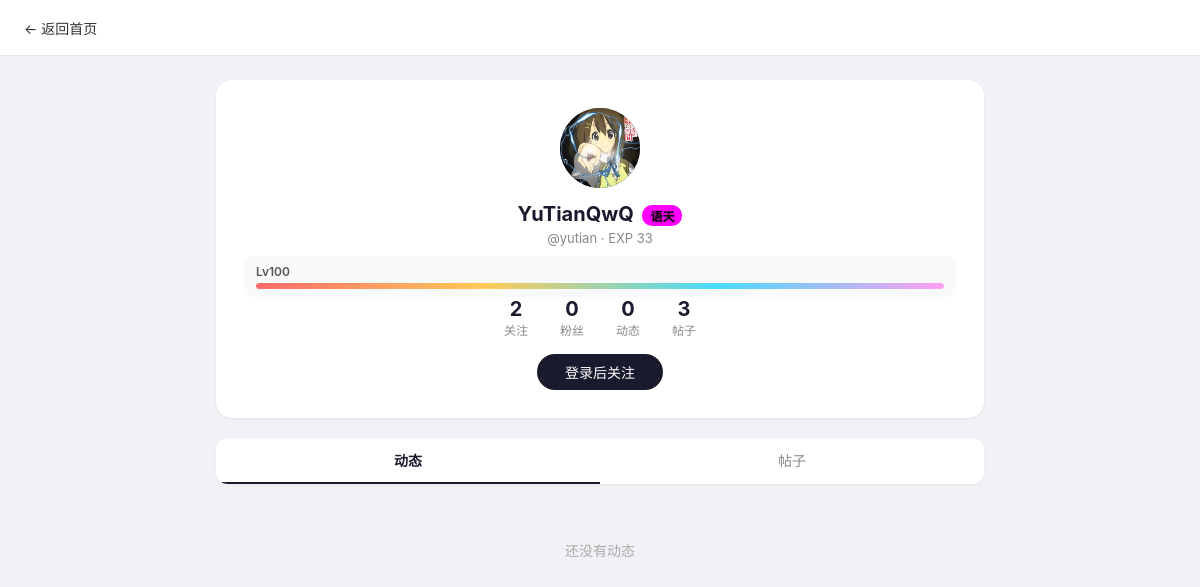
/user/2, run on the app's committed database.
### tables this page shows
CREATE TABLE users (
            id INTEGER PRIMARY KEY AUTOINCREMENT,
            username TEXT UNIQUE NOT NULL,
            nickname TEXT NOT NULL,
            password_hash TEXT NOT NULL,
            avatar TEXT DEFAULT '',
            bio TEXT DEFAULT '',
            is_admin INTEGER DEFAULT 0,
            created_at TEXT DEFAULT (datetime('now'))
        , level INTEGER DEFAULT 0, exp INTEGER DEFAULT 0, is_banned INTEGER DEFAULT 0);

CREATE TABLE tags (
    id INTEGER PRIMARY KEY AUTOINCREMENT,
    name TEXT NOT NULL UNIQUE,
    color TEXT DEFAULT '#888888',
    created_at TEXT DEFAULT CURRENT_TIMESTAMP
);

### app.py (the view)
@app.route('/user/<int:uid>')
def user_profile(uid):
    user = get_current_user()
    conn = get_db()
    profile = conn.execute("SELECT id, username, nickname, bio, avatar, is_admin, created_at, level, exp FROM users WHERE id=?", (uid,)).fetchone()
    if not profile:
        conn.close()
        return "用户不存在", 404
    profile = dict(profile)
    following_count = conn.execute("SELECT COUNT(*) FROM follows WHERE follower_id=?", (uid,)).fetchone()[0]
    follower_count = conn.execute("SELECT COUNT(*) FROM follows WHERE following_id=?", (uid,)).fetchone()[0]
    post_count = conn.execute("SELECT COUNT(*) FROM user_posts WHERE user_id=?", (uid,)).fetchone()[0]
    topic_count = conn.execute("SELECT COUNT(*) FROM topics WHERE user_id=?", (uid,)).fetchone()[0]
    posts = conn.execute("""
        SELECT up.*, u.nickname as author_nickname, u.avatar as author_avatar, u.level as author_level, u.is_admin as author_is_admin,
               (SELECT COUNT(*) FROM user_post_likes upl WHERE upl.post_id = up.id) as liked
        FROM user_posts up
        LEFT JOIN users u ON up.user_id = u.id
        WHERE up.user_id = ?
        ORDER BY up.created_at DESC
        LIMIT 30
    """, (uid,)).fetchall()
    topics = conn.execute("""
        SELECT t.id, t.title, t.board_id, t.reply_count, t.like_count, t.created_at,
               b.name as board_name, b.color as board_color, u.level as author_level
        FROM topics t
        LEFT JOIN boards b ON t.board_id = b.id
        LEFT JOIN users u ON t.user_id = u.id
        WHERE t.user_id = ?
        ORDER BY t.created_at DESC
        LIMIT 10
    """, (uid,)).fetchall()
    is_following = False
    if user and user['id'] != uid:
        row = conn.execute("SELECT 1 FROM follows WHERE follower_id=? AND following_id=?", (user['id'], uid)).fetchone()
        is_following = row is not None
    profile_tags = []
    for row in conn.execute('''
        SELECT t.id, t.name, t.color FROM tags t
        JOIN user_tags ut ON t.id = ut.tag_id
        WHERE ut.user_id = ?
    ''', (uid,)).fetchall():
        profile_tags.append({'id': row[0], 'name': row[1], 'color': row[2]})
    conn.close()
    return render_template('user_profile.html', profile=profile,
                           posts=list(posts), topics=list(topics),
                           following_count=following_count, follower_count=follower_count,
                           post_count=post_count, topic_count=topic_count,
                           is_following=is_following, user=user,
                           profile_tags=profile_tags)

### app.py (called while the page is built)
def get_db():
    conn = sqlite3.connect(DB_PATH, timeout=30)
    conn.execute("PRAGMA busy_timeout = 30000")
    conn.execute("PRAGMA journal_mode = WAL")
    conn.row_factory = sqlite3.Row
    return conn

def get_current_user():
    user_id = session.get('user_id')
    if not user_id:
        return None
    conn = get_db()
    user = conn.execute("SELECT id, username, nickname, avatar, bio, is_admin, level, exp, created_at FROM users WHERE id = ?", (user_id,)).fetchone()
    conn.close()
    return dict(user) if user else None

@app.context_processor
def inject_user():
    from flask import session, g
    user = get_current_user()
    return dict(user=user)

### templates/user_profile.html (shortened to what this page needs)
<!DOCTYPE html>
{% from "base.html" import level_badge %}
<html lang="zh">
<head>
</head>
<body>
<div class="header">
  <a href="/">← 返回首页</a>
</div>
<div class="container">
  <div class="profile-card">
    <div class="profile-avatar">
      {% if profile.avatar %}
      <img src="{{ profile.avatar }}" alt="">
      {% else %}
      {{ profile.nickname[0].upper() }}
      {% endif %}
    </div>
    <div class="profile-name">
      {{ profile.nickname }}
      {% if profile_tags %}
        {% for tag in profile_tags %}
        <span style="display:inline-flex;align-items:center;padding:2px 8px;background:{{ tag.color }};color:#000;font-size:12px;border-radius:10px;font-weight:600;margin-left:4px;text-shadow:0 1px 2px rgba(0,0,0,0.3)">{{ tag.name }}</span>
        {% endfor %}
      {% else %}
        {{ level_badge(profile.level or 0, 'sm', profile.is_admin) }}
      {% endif %}
    </div>
    <div class="profile-username">@{{ profile.username }}{% if profile.level is not none and profile.level > 0 %} · EXP {{ profile.exp or 0 }}{% endif %}</div>
    {% if profile.level is not none %}
    <div style="margin-top:8px;padding:8px 12px;background:#f8f9fa;border-radius:8px;text-align:left">
      <div style="display:flex;align-items:center;gap:6px;margin-bottom:4px">
        <span style="font-size:12px;font-weight:600;color:#555">Lv{{ profile.level or 0 }}</span>
      </div>
      <div style="height:6px;background:#e8e8e8;border-radius:3px;overflow:hidden">
        {% set lvl = profile.level or 0 %}
        {% if lvl >= 100 %}
        <div style="width:100%;height:100%;background:linear-gradient(90deg,#ff6b6b,#feca57,#48dbfb,#ff9ff3);border-radius:3px"></div>
        {% elif lvl >= 80 %}
        <div style="width:100%;height:100%;background:#e07a5f;border-radius:3px"></div>
        {% elif lvl >= 60 %}
        <div style="width:100%;height:100%;background:#9b5de5;border-radius:3px"></div>
        {% elif lvl >= 40 %}
        <div style="width:100%;height:100%;background:#457b9d;border-radius:3px"></div>
        {% elif lvl >= 20 %}
        <div style="width:100%;height:100%;background:#2a9d8f;border-radius:3px"></div>
        {% elif lvl >= 10 %}
        <div style="width:100%;height:100%;background:#f4a261;border-radius:3px"></div>
        {% else %}
        <div style="width:{{ (lvl/10*100)|int }}%;height:100%;background:#888;border-radius:3px"></div>
        {% endif %}
      </div>
    </div>
    {% endif %}
    <div class="profile-stats">
      <div class="stat"><div class="num">{{ following_count }}</div><div class="label">关注</div></div>
      <div class="stat"><div class="num">{{ follower_count }}</div><div class="label">粉丝</div></div>
      <div class="stat"><div class="num">{{ post_count }}</div><div class="label">动态</div></div>
      <div class="stat"><div class="num">{{ topic_count }}</div><div class="label">帖子</div></div>
    </div>
    {% if user and user.id != profile.id %}
    <button class="follow-btn {% if is_following %}following{% endif %}" id="followBtn" onclick="toggleFollow()">
      {{ '已关注' if is_following else '关注' }}
    </button>
    {% elif not user %}
    <a href="/login"><button class="follow-btn">登录后关注</button></a>
    {% endif %}
  </div>
  <div class="tabs">
    <div class="tab active" data-tab="posts">动态</div>
    <div class="tab" data-tab="topics">帖子</div>
  </div>
  <div class="tab-content active" id="tab-posts">
    {% if posts %}
    {% for p in posts %}
    <div class="post-card" id="post-{{ p.id }}">
      <div class="post-meta">
        <div class="post-author">
          <div class="post-avatar">{% if p.author_avatar %}<img src="{{ p.author_avatar }}" style="width:100%;height:100%;object-fit:cover;border-radius:50%">{% else %}{{ p.author_nickname[0].upper() if p.author_nickname else '?' }}{% endif %}</div>
          <div>
            <a class="post-author-name" href="/user/{{ p.user_id }}">{{ p.author_nickname or '匿名' }}</a>{{ level_badge(p.author_level or 0, 'xs', p.author_is_admin) }}
            <div class="post-time">{{ (p.created_at or '')[:16] }}</div>
          </div>
        </div>
        {% if user and (user.id == p.user_id or user.is_admin) %}
        <button class="btn btn-ghost" style="font-size:11px;color:#d93025" onclick="deletePost({{ p.id }})">删除</button>
        {% endif %}
      </div>
      <div class="post-content">{{ p.content }}</div>
      {% if p.media_url %}
      <div class="post-media">
        {% if p.media_type == 'video' %}
        <video src="{{ p.media_url }}" controls></video>
        {% else %}
        <img src="{{ p.media_url }}">
        {% endif %}
      </div>
      {% endif %}
      <div class="post-actions">
        <div class="post-action {% if p.i_liked %}liked{% endif %}" onclick="likePost({{ p.id }})">
          <svg class="action-icon" viewBox="0 0 24 24" fill="{% if p.i_liked %}#e74c3c{% else %}none{% endif %}" stroke="{% if p.i_liked %}#e74c3c{% else %}currentColor{% endif %}" stroke-width="2"><path d="M20.84 4.61a5.5 5.5 0 0 0-7.78 0L12 5.67l-1.06-1.06a5.5 5.5 0 0 0-7.78 7.78l1.06 1.06L12 21.23l7.78-7.78 1.06-1.06a5.5 5.5 0 0 0 0-7.78z"/></svg>
          <span id="like-count-{{ p.id }}">{{ p.like_count or 0 }}</span>
        </div>
      </div>
    </div>
    {% endfor %}
    {% else %}
    <div class="empty">还没有动态</div>
    {% endif %}
  </div>
</div>
</body>
</html>

### templates/user_profile.html (style rules this page uses)
* { box-sizing: border-box; margin: 0; padding: 0; }
body { font-family: -apple-system, BlinkMacSystemFont, 'Segoe UI', sans-serif; background: #f0f2f5; min-height: 100vh; }
.header { background: #fff; border-bottom: 1px solid #e8e8e8; padding: 0 24px; height: 56px; display: flex; align-items: center; justify-content: space-between; }
.header a { color: #333; text-decoration: none; font-size: 14px; }
.container { max-width: 800px; margin: 0 auto; padding: 24px 16px; }
.profile-card { background: #fff; border-radius: 16px; padding: 28px; margin-bottom: 20px; box-shadow: 0 1px 3px rgba(0,0,0,.07); text-align: center; }
.profile-avatar { width: 80px; height: 80px; border-radius: 50%; background: #1a1a2e; color: #fff; display: flex; align-items: center; justify-content: center; font-size: 32px; font-weight: 700; margin: 0 auto 14px; overflow: hidden; }
.profile-avatar img { width: 100%; height: 100%; object-fit: cover; }
.profile-name { font-size: 20px; font-weight: 700; color: #1a1a2e; margin-bottom: 4px; }
.profile-username { font-size: 13px; color: #888; margin-bottom: 10px; }
.profile-stats { display: flex; justify-content: center; gap: 32px; margin-bottom: 16px; }
.stat { text-align: center; }
.stat .num { font-size: 20px; font-weight: 700; color: #1a1a2e; }
.stat .label { font-size: 12px; color: #888; }
.follow-btn { background: #1a1a2e; color: #fff; border: none; padding: 8px 28px; border-radius: 20px; font-size: 14px; cursor: pointer; transition: all .2s; }
.tabs { display: flex; background: #fff; border-radius: 12px; margin-bottom: 16px; box-shadow: 0 1px 3px rgba(0,0,0,.05); overflow: hidden; }
.tab { flex: 1; text-align: center; padding: 12px; font-size: 14px; color: #888; cursor: pointer; transition: all .2s; border-bottom: 2px solid transparent; }
.tab.active { color: #1a1a2e; border-color: #1a1a2e; font-weight: 600; }
.tab-content { display: none; }
.tab-content.active { display: block; }
.empty { text-align: center; padding: 40px; color: #aaa; font-size: 14px; }

### data on the page
users: avatar (picture), nickname "YuTianQwQ", username "yutian", exp "33", level "100"
tags: name "语天"

### other printed values
{{ following_count }} "2"
{{ follower_count }} "0"
{{ post_count }} "0"
{{ topic_count }} "3"
